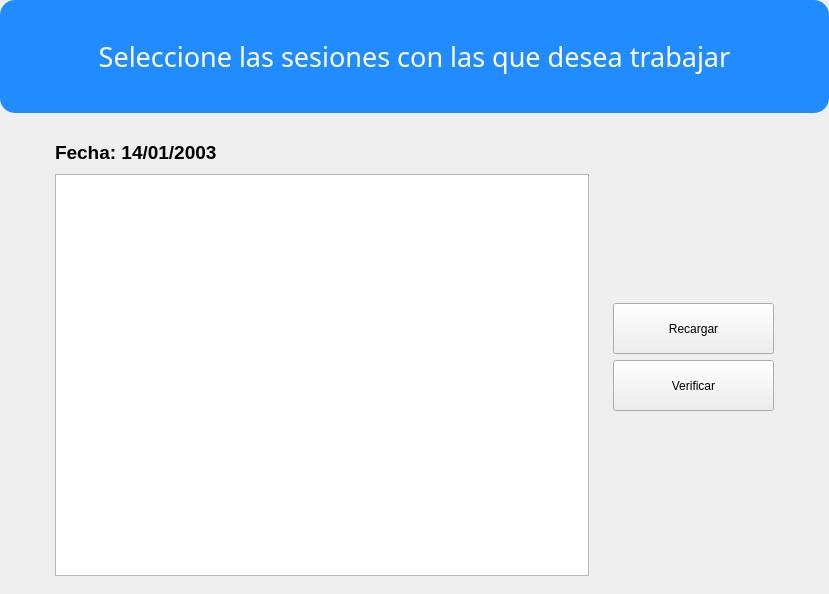
<?xml version="1.0" encoding="UTF-8"?>
<ui version="4.0">
 <class>Form</class>
 <widget class="QWidget" name="Form">
  <property name="geometry">
   <rect>
    <x>0</x>
    <y>0</y>
    <width>829</width>
    <height>594</height>
   </rect>
  </property>
  <property name="windowTitle">
   <string>Form</string>
  </property>
  <layout class="QVBoxLayout" name="verticalLayout">
   <property name="leftMargin">
    <number>0</number>
   </property>
   <property name="topMargin">
    <number>0</number>
   </property>
   <property name="rightMargin">
    <number>0</number>
   </property>
   <property name="bottomMargin">
    <number>0</number>
   </property>
   <item>
    <widget class="QFrame" name="frame">
     <property name="minimumSize">
      <size>
       <width>0</width>
       <height>113</height>
      </size>
     </property>
     <property name="maximumSize">
      <size>
       <width>16777215</width>
       <height>113</height>
      </size>
     </property>
     <property name="frameShape">
      <enum>QFrame::NoFrame</enum>
     </property>
     <property name="frameShadow">
      <enum>QFrame::Plain</enum>
     </property>
     <layout class="QVBoxLayout" name="verticalLayout_2">
      <property name="leftMargin">
       <number>0</number>
      </property>
      <property name="topMargin">
       <number>0</number>
      </property>
      <property name="rightMargin">
       <number>0</number>
      </property>
      <property name="bottomMargin">
       <number>0</number>
      </property>
      <item>
       <widget class="QLabel" name="Cabecera">
        <property name="maximumSize">
         <size>
          <width>16777215</width>
          <height>16777215</height>
         </size>
        </property>
        <property name="font">
         <font>
          <family>Bahnschrift SemiBold SemiConden</family>
          <pointsize>20</pointsize>
          <italic>false</italic>
          <bold>false</bold>
         </font>
        </property>
        <property name="styleSheet">
         <string notr="true">background-color: rgb(33, 140, 255);
font: 20pt &quot;Bahnschrift SemiBold SemiConden&quot;;
border-radius: 15px;
</string>
        </property>
        <property name="text">
         <string>&lt;html&gt;&lt;head/&gt;&lt;body&gt;&lt;p align=&quot;center&quot;&gt;&lt;span style=&quot; color:#ffffff;&quot;&gt;Seleccione las sesiones con las que desea trabajar&lt;/span&gt;&lt;/p&gt;&lt;/body&gt;&lt;/html&gt;</string>
        </property>
       </widget>
      </item>
     </layout>
    </widget>
   </item>
   <item alignment="Qt::AlignHCenter">
    <widget class="QFrame" name="frame_2">
     <property name="frameShape">
      <enum>QFrame::NoFrame</enum>
     </property>
     <property name="frameShadow">
      <enum>QFrame::Plain</enum>
     </property>
     <layout class="QHBoxLayout" name="horizontalLayout">
      <item alignment="Qt::AlignHCenter">
       <widget class="QFrame" name="frame_4">
        <property name="sizePolicy">
         <sizepolicy hsizetype="Expanding" vsizetype="Preferred">
          <horstretch>0</horstretch>
          <verstretch>0</verstretch>
         </sizepolicy>
        </property>
        <property name="minimumSize">
         <size>
          <width>552</width>
          <height>450</height>
         </size>
        </property>
        <property name="maximumSize">
         <size>
          <width>16777215</width>
          <height>16777215</height>
         </size>
        </property>
        <property name="frameShape">
         <enum>QFrame::NoFrame</enum>
        </property>
        <property name="frameShadow">
         <enum>QFrame::Plain</enum>
        </property>
        <layout class="QVBoxLayout" name="verticalLayout_3">
         <item>
          <widget class="QLabel" name="fecha_entrada">
           <property name="minimumSize">
            <size>
             <width>171</width>
             <height>31</height>
            </size>
           </property>
           <property name="text">
            <string>&lt;html&gt;&lt;head/&gt;&lt;body&gt;&lt;p&gt;&lt;span style=&quot; font-size:14pt; font-weight:700;&quot;&gt;Fecha: 14/01/2003&lt;/span&gt;&lt;/p&gt;&lt;/body&gt;&lt;/html&gt;</string>
           </property>
          </widget>
         </item>
         <item>
          <widget class="QListWidget" name="listaCarpetas">
           <property name="minimumSize">
            <size>
             <width>531</width>
             <height>30</height>
            </size>
           </property>
           <property name="maximumSize">
            <size>
             <width>16777215</width>
             <height>16777215</height>
            </size>
           </property>
          </widget>
         </item>
        </layout>
       </widget>
      </item>
      <item>
       <widget class="QFrame" name="frame_3">
        <property name="maximumSize">
         <size>
          <width>500</width>
          <height>16777215</height>
         </size>
        </property>
        <property name="frameShape">
         <enum>QFrame::NoFrame</enum>
        </property>
        <property name="frameShadow">
         <enum>QFrame::Plain</enum>
        </property>
        <layout class="QVBoxLayout" name="verticalLayout_4">
         <item>
          <spacer name="verticalSpacer_2">
           <property name="orientation">
            <enum>Qt::Vertical</enum>
           </property>
           <property name="sizeHint" stdset="0">
            <size>
             <width>20</width>
             <height>40</height>
            </size>
           </property>
          </spacer>
         </item>
         <item>
          <widget class="QPushButton" name="BotonRecargar">
           <property name="minimumSize">
            <size>
             <width>121</width>
             <height>51</height>
            </size>
           </property>
           <property name="text">
            <string>Recargar</string>
           </property>
          </widget>
         </item>
         <item>
          <widget class="QPushButton" name="BotonVeri">
           <property name="minimumSize">
            <size>
             <width>161</width>
             <height>51</height>
            </size>
           </property>
           <property name="text">
            <string>Verificar</string>
           </property>
          </widget>
         </item>
         <item>
          <spacer name="verticalSpacer">
           <property name="orientation">
            <enum>Qt::Vertical</enum>
           </property>
           <property name="sizeHint" stdset="0">
            <size>
             <width>20</width>
             <height>40</height>
            </size>
           </property>
          </spacer>
         </item>
        </layout>
       </widget>
      </item>
     </layout>
    </widget>
   </item>
  </layout>
 </widget>
 <resources/>
 <connections/>
</ui>
